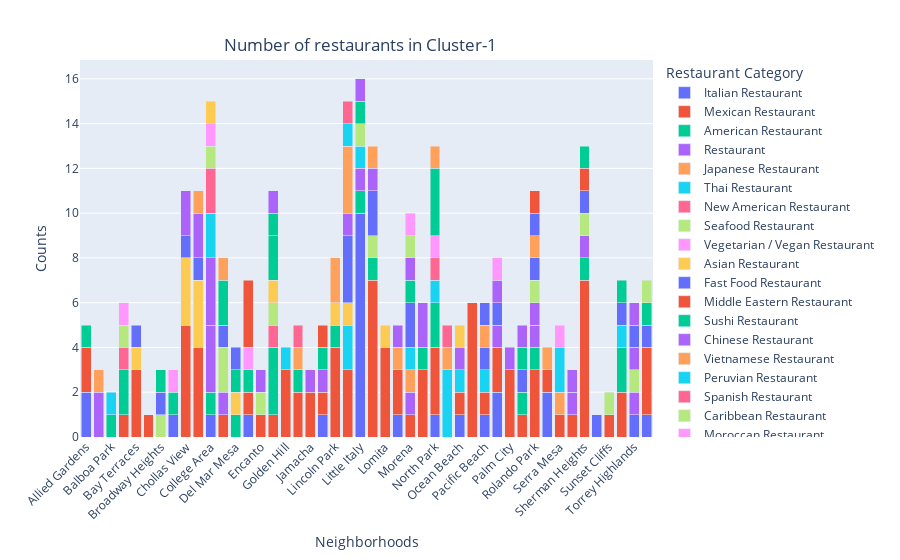

Here is the notebook cell this chart was saved with:
### Markdown cell above
Let's plot the number of restaurants in each neighborhood of Cluster-1

### Code cell
# plot a stack barchart to display the number of restaurants in Cluster-1 using Plotly visualization library
import plotly.express as px 

fig = px.bar(restaurants_cluster1, x="Neighborhoods", y="Counts", 
             color="Restaurant Category", hover_data=['Restaurant Category'], 
             barmode = 'stack') 

fig.update_layout(
    title={
        'text': "Number of restaurants in Cluster-1",
        'y':0.93,
        'x':0.4,
        'xanchor': 'center',
        'yanchor': 'top'},
    xaxis_tickangle=-45,
    xaxis={'categoryorder':'category ascending'})

# save figure
fig.write_image("../images/sd_cluster1_hoods_restaurants_fig14_a.png")
fig.show()
fig.show(renderer="png")

### Figure 1 — Plotly figure (JSON) as saved in the notebook; plotly's stock layout.template omitted (floating-point values rounded to 4 significant figures)
{"data": [{"alignmentgroup": "True", "customdata": [["Italian Restaurant"], ["Italian Restaurant"], ["Italian Restaurant"], ["Italian Restaurant"], ["Italian Restaurant"], ["Italian Restaurant"], ["Italian Restaurant"], ["Italian Restaurant"], ["Italian Restaurant"], ["Italian Restaurant"], ["Italian Restaurant"], ["Italian Restaurant"], ["Italian Restaurant"], ["Italian Restaurant"], ["Italian Restaurant"]], "hovertemplate": "Restaurant Category=%{customdata[0]}<br>Neighborhoods=%{x}<br>Counts=%{y}<extra></extra>", "legendgroup": "Italian Restaurant", "marker": {"color": "#636efa"}, "name": "Italian Restaurant", "offsetgroup": "Italian Restaurant", "orientation": "v", "showlegend": true, "textposition": "auto", "type": "bar", "x": ["Allied Gardens", "Carmel Valley", "College Area", "Downtown", "Kensington", "Little Italy", "Memorial", "North Park", "Ocean Beach", "Pacific Beach", "Pacific Highlands Ranch", "Scripps Ranch", "South Park", "Torrey Highlands", "University City"], "xaxis": "x", "y": [2, 1, 1, 1, 1, 10, 1, 1, 1, 1, 2, 2, 1, 1, 1], "yaxis": "y"}, {"alignmentgroup": "True", "customdata": [["Mexican Restaurant"], ["Mexican Restaurant"], ["Mexican Restaurant"], ["Mexican Restaurant"], ["Mexican Restaurant"], ["Mexican Restaurant"], ["Mexican Restaurant"], ["Mexican Restaurant"], ["Mexican Restaurant"], ["Mexican Restaurant"], ["Mexican Restaurant"], ["Mexican Restaurant"], ["Mexican Restaurant"], ["Mexican Restaurant"], ["Mexican Restaurant"], ["Mexican Restaurant"], ["Mexican Restaurant"], ["Mexican Restaurant"], ["Mexican Restaurant"], ["Mexican Restaurant"], ["Mexican Restaurant"], ["Mexican Restaurant"], ["Mexican Restaurant"], ["Mexican Restaurant"], ["Mexican Restaurant"], ["Mexican Restaurant"], ["Mexican Restaurant"], ["Mexican Restaurant"], ["Mexican Restaurant"], ["Mexican Restaurant"], ["Mexican Restaurant"], ["Mexican Restaurant"], ["Mexican Restaurant"], ["Mexican Restaurant"], ["Mexican Restaurant"]], "hovertemplate": "Restaurant Category=%{customdata[0]}<br>Neighborhoods=%{x}<br>Counts=%{y}<extra></extra>", "legendgroup": "Mexican Restaurant", "marker": {"color": "#EF553B"}, "name": "Mexican Restaurant", "offsetgroup": "Mexican Restaurant", "orientation": "v", "showlegend": true, "textposition": "auto", "type": "bar", "x": ["Allied Gardens", "Bay Park", "Bay Terraces", "Chollas View", "City Heights", "Del Mar Heights", "Downtown", "Encanto", "Gaslamp Quarter", "Golden Hill", "Islenair", "Jamacha", "Kensington", "Lincoln Park", "Linda Vista", "Logan Heights", "Lomita", "Memorial", "Morena", "Normal Heights", "North Park", "Ocean Beach", "Old Town", "Pacific Beach", "Pacific Highlands Ranch", "Palm City", "Rancho Peasquitos", "Rolando Park", "Scripps Ranch", "Serra Mesa", "Shelltown", "Sherman Heights", "Sunset Cliffs", "Tierrasanta", "University City"], "xaxis": "x", "y": [2, 1, 3, 5, 4, 1, 1, 1, 1, 3, 2, 2, 1, 4, 3, 7, 4, 2, 1, 3, 3, 1, 6, 1, 2, 3, 1, 3, 1, 1, 1, 7, 1, 2, 3], "yaxis": "y"}, {"alignmentgroup": "True", "customdata": [["American Restaurant"], ["American Restaurant"], ["American Restaurant"], ["American Restaurant"], ["American Restaurant"], ["American Restaurant"], ["American Restaurant"], ["American Restaurant"], ["American Restaurant"], ["American Restaurant"], ["American Restaurant"], ["American Restaurant"], ["American Restaurant"], ["American Restaurant"], ["American Restaurant"], ["American Restaurant"], ["American Restaurant"], ["American Restaurant"]], "hovertemplate": "Restaurant Category=%{customdata[0]}<br>Neighborhoods=%{x}<br>Counts=%{y}<extra></extra>", "legendgroup": "American Restaurant", "marker": {"color": "#00cc96"}, "name": "American Restaurant", "offsetgroup": "American Restaurant", "orientation": "v", "showlegend": true, "textposition": "auto", "type": "bar", "x": ["Allied Gardens", "Balboa Park", "Bay Park", "Carmel Valley", "College Area", "Del Mar Mesa", "Downtown", "Gaslamp Quarter", "Islenair", "Lincoln Park", "Little Italy", "Logan Heights", "Normal Heights", "North Park", "Rancho Peasquitos", "Rolando Park", "Sherman Heights", "Tierrasanta"], "xaxis": "x", "y": [1, 1, 2, 1, 1, 1, 1, 3, 1, 1, 1, 1, 1, 2, 1, 1, 1, 2], "yaxis": "y"}, {"alignmentgroup": "True", "customdata": [["Restaurant"], ["Restaurant"], ["Restaurant"], ["Restaurant"], ["Restaurant"], ["Restaurant"], ["Restaurant"], ["Restaurant"], ["Restaurant"], ["Restaurant"], ["Restaurant"], ["Restaurant"]], "hovertemplate": "Restaurant Category=%{customdata[0]}<br>Neighborhoods=%{x}<br>Counts=%{y}<extra></extra>", "legendgroup": "Restaurant", "marker": {"color": "#ab63fa"}, "name": "Restaurant", "offsetgroup": "Restaurant", "orientation": "v", "showlegend": true, "textposition": "auto", "type": "bar", "x": ["Alta Vista", "College Area", "Del Mar Heights", "Kensington", "Little Italy", "Morena", "Normal Heights", "Pacific Highlands Ranch", "Rolando Park", "Shelltown", "Sherman Heights", "Torrey Highlands"], "xaxis": "x", "y": [2, 3, 1, 1, 1, 1, 2, 1, 1, 1, 1, 1], "yaxis": "y"}, {"alignmentgroup": "True", "customdata": [["Japanese Restaurant"], ["Japanese Restaurant"], ["Japanese Restaurant"], ["Japanese Restaurant"], ["Japanese Restaurant"]], "hovertemplate": "Restaurant Category=%{customdata[0]}<br>Neighborhoods=%{x}<br>Counts=%{y}<extra></extra>", "legendgroup": "Japanese Restaurant", "marker": {"color": "#FFA15A"}, "name": "Japanese Restaurant", "offsetgroup": "Japanese Restaurant", "orientation": "v", "showlegend": true, "textposition": "auto", "type": "bar", "x": ["Alta Vista", "Islenair", "Memorial", "Morena", "Serra Mesa"], "xaxis": "x", "y": [1, 1, 1, 1, 1], "yaxis": "y"}, {"alignmentgroup": "True", "customdata": [["Thai Restaurant"], ["Thai Restaurant"], ["Thai Restaurant"], ["Thai Restaurant"], ["Thai Restaurant"], ["Thai Restaurant"], ["Thai Restaurant"], ["Thai Restaurant"], ["Thai Restaurant"], ["Thai Restaurant"], ["Thai Restaurant"]], "hovertemplate": "Restaurant Category=%{customdata[0]}<br>Neighborhoods=%{x}<br>Counts=%{y}<extra></extra>", "legendgroup": "Thai Restaurant", "marker": {"color": "#19d3f3"}, "name": "Thai Restaurant", "offsetgroup": "Thai Restaurant", "orientation": "v", "showlegend": true, "textposition": "auto", "type": "bar", "x": ["Balboa Park", "Golden Hill", "Linda Vista", "Little Italy", "Morena", "North Park", "Oak Park", "Ocean Beach", "Pacific Beach", "Serra Mesa", "Tierrasanta"], "xaxis": "x", "y": [1, 1, 2, 1, 1, 1, 3, 1, 1, 2, 1], "yaxis": "y"}, {"alignmentgroup": "True", "customdata": [["New American Restaurant"], ["New American Restaurant"], ["New American Restaurant"], ["New American Restaurant"]], "hovertemplate": "Restaurant Category=%{customdata[0]}<br>Neighborhoods=%{x}<br>Counts=%{y}<extra></extra>", "legendgroup": "New American Restaurant", "marker": {"color": "#FF6692"}, "name": "New American Restaurant", "offsetgroup": "New American Restaurant", "orientation": "v", "showlegend": true, "textposition": "auto", "type": "bar", "x": ["Bay Park", "Gaslamp Quarter", "Islenair", "North Park"], "xaxis": "x", "y": [1, 1, 1, 1], "yaxis": "y"}, {"alignmentgroup": "True", "customdata": [["Seafood Restaurant"], ["Seafood Restaurant"], ["Seafood Restaurant"], ["Seafood Restaurant"], ["Seafood Restaurant"], ["Seafood Restaurant"], ["Seafood Restaurant"], ["Seafood Restaurant"], ["Seafood Restaurant"], ["Seafood Restaurant"]], "hovertemplate": "Restaurant Category=%{customdata[0]}<br>Neighborhoods=%{x}<br>Counts=%{y}<extra></extra>", "legendgroup": "Seafood Restaurant", "marker": {"color": "#B6E880"}, "name": "Seafood Restaurant", "offsetgroup": "Seafood Restaurant", "orientation": "v", "showlegend": true, "textposition": "auto", "type": "bar", "x": ["Bay Park", "Broadway Heights", "Del Mar Heights", "Encanto", "Gaslamp Quarter", "Little Italy", "Logan Heights", "Sherman Heights", "Sunset Cliffs", "Torrey Highlands"], "xaxis": "x", "y": [1, 1, 2, 1, 1, 1, 1, 1, 1, 1], "yaxis": "y"}, {"alignmentgroup": "True", "customdata": [["Vegetarian / Vegan Restaurant"], ["Vegetarian / Vegan Restaurant"], ["Vegetarian / Vegan Restaurant"], ["Vegetarian / Vegan Restaurant"], ["Vegetarian / Vegan Restaurant"]], "hovertemplate": "Restaurant Category=%{customdata[0]}<br>Neighborhoods=%{x}<br>Counts=%{y}<extra></extra>", "legendgroup": "Vegetarian / Vegan Restaurant", "marker": {"color": "#FF97FF"}, "name": "Vegetarian / Vegan Restaurant", "offsetgroup": "Vegetarian / Vegan Restaurant", "orientation": "v", "showlegend": true, "textposition": "auto", "type": "bar", "x": ["Bay Park", "Carmel Valley", "Downtown", "North Park", "Serra Mesa"], "xaxis": "x", "y": [1, 1, 1, 1, 1], "yaxis": "y"}, {"alignmentgroup": "True", "customdata": [["Asian Restaurant"], ["Asian Restaurant"], ["Asian Restaurant"], ["Asian Restaurant"], ["Asian Restaurant"], ["Asian Restaurant"], ["Asian Restaurant"], ["Asian Restaurant"]], "hovertemplate": "Restaurant Category=%{customdata[0]}<br>Neighborhoods=%{x}<br>Counts=%{y}<extra></extra>", "legendgroup": "Asian Restaurant", "marker": {"color": "#FECB52"}, "name": "Asian Restaurant", "offsetgroup": "Asian Restaurant", "orientation": "v", "showlegend": true, "textposition": "auto", "type": "bar", "x": ["Bay Terraces", "Chollas View", "City Heights", "Del Mar Mesa", "Gaslamp Quarter", "Lincoln Park", "Linda Vista", "Lomita"], "xaxis": "x", "y": [1, 3, 3, 1, 1, 1, 1, 1], "yaxis": "y"}, {"alignmentgroup": "True", "customdata": [["Fast Food Restaurant"], ["Fast Food Restaurant"], ["Fast Food Restaurant"], ["Fast Food Restaurant"], ["Fast Food Restaurant"], ["Fast Food Restaurant"], ["Fast Food Restaurant"], ["Fast Food Restaurant"], ["Fast Food Restaurant"], ["Fast Food Restaurant"], ["Fast Food Restaurant"], ["Fast Food Restaurant"], ["Fast Food Restaurant"], ["Fast Food Restaurant"]], "hovertemplate": "Restaurant Category=%{customdata[0]}<br>Neighborhoods=%{x}<br>Counts=%{y}<extra></extra>", "legendgroup": "Fast Food Restaurant", "marker": {"color": "#636efa"}, "name": "Fast Food Restaurant", "offsetgroup": "Fast Food Restaurant", "orientation": "v", "showlegend": true, "textposition": "auto", "type": "bar", "x": ["Bay Terraces", "Broadway Heights", "Chollas View", "City Heights", "Del Mar Heights", "Linda Vista", "Logan Heights", "Morena", "Pacific Beach", "Pacific Highlands Ranch", "Rancho Peasquitos", "Sherman Heights", "Tierrasanta", "University City"], "xaxis": "x", "y": [1, 1, 1, 1, 1, 3, 2, 2, 1, 1, 1, 1, 1, 1], "yaxis": "y"}, {"alignmentgroup": "True", "customdata": [["Middle Eastern Restaurant"], ["Middle Eastern Restaurant"]], "hovertemplate": "Restaurant Category=%{customdata[0]}<br>Neighborhoods=%{x}<br>Counts=%{y}<extra></extra>", "legendgroup": "Middle Eastern Restaurant", "marker": {"color": "#EF553B"}, "name": "Middle Eastern Restaurant", "offsetgroup": "Middle Eastern Restaurant", "orientation": "v", "showlegend": true, "textposition": "auto", "type": "bar", "x": ["Black Mountain Ranch", "Sherman Heights"], "xaxis": "x", "y": [1, 1], "yaxis": "y"}, {"alignmentgroup": "True", "customdata": [["Sushi Restaurant"], ["Sushi Restaurant"], ["Sushi Restaurant"], ["Sushi Restaurant"], ["Sushi Restaurant"], ["Sushi Restaurant"], ["Sushi Restaurant"], ["Sushi Restaurant"], ["Sushi Restaurant"], ["Sushi Restaurant"], ["Sushi Restaurant"]], "hovertemplate": "Restaurant Category=%{customdata[0]}<br>Neighborhoods=%{x}<br>Counts=%{y}<extra></extra>", "legendgroup": "Sushi Restaurant", "marker": {"color": "#00cc96"}, "name": "Sushi Restaurant", "offsetgroup": "Sushi Restaurant", "orientation": "v", "showlegend": true, "textposition": "auto", "type": "bar", "x": ["Broadway Heights", "Del Mar Heights", "Del Mar Mesa", "Gaslamp Quarter", "Kensington", "Little Italy", "Morena", "North Park", "Rancho Peasquitos", "Tierrasanta", "University City"], "xaxis": "x", "y": [1, 2, 1, 2, 1, 1, 1, 3, 1, 1, 1], "yaxis": "y"}, {"alignmentgroup": "True", "customdata": [["Chinese Restaurant"], ["Chinese Restaurant"], ["Chinese Restaurant"], ["Chinese Restaurant"], ["Chinese Restaurant"], ["Chinese Restaurant"], ["Chinese Restaurant"], ["Chinese Restaurant"], ["Chinese Restaurant"], ["Chinese Restaurant"], ["Chinese Restaurant"], ["Chinese Restaurant"], ["Chinese Restaurant"]], "hovertemplate": "Restaurant Category=%{customdata[0]}<br>Neighborhoods=%{x}<br>Counts=%{y}<extra></extra>", "legendgroup": "Chinese Restaurant", "marker": {"color": "#ab63fa"}, "name": "Chinese Restaurant", "offsetgroup": "Chinese Restaurant", "orientation": "v", "showlegend": true, "textposition": "auto", "type": "bar", "x": ["Chollas View", "City Heights", "College Area", "Encanto", "Jamacha", "Linda Vista", "Little Italy", "Logan Heights", "Memorial", "Palm City", "Rancho Peasquitos", "Rolando Park", "Torrey Highlands"], "xaxis": "x", "y": [2, 2, 3, 1, 1, 1, 1, 1, 1, 1, 1, 1, 1], "yaxis": "y"}, {"alignmentgroup": "True", "customdata": [["Vietnamese Restaurant"], ["Vietnamese Restaurant"], ["Vietnamese Restaurant"], ["Vietnamese Restaurant"], ["Vietnamese Restaurant"], ["Vietnamese Restaurant"]], "hovertemplate": "Restaurant Category=%{customdata[0]}<br>Neighborhoods=%{x}<br>Counts=%{y}<extra></extra>", "legendgroup": "Vietnamese Restaurant", "marker": {"color": "#FFA15A"}, "name": "Vietnamese Restaurant", "offsetgroup": "Vietnamese Restaurant", "orientation": "v", "showlegend": true, "textposition": "auto", "type": "bar", "x": ["City Heights", "Del Mar Heights", "Linda Vista", "North Park", "Pacific Beach", "Scripps Ranch"], "xaxis": "x", "y": [1, 1, 3, 1, 1, 1], "yaxis": "y"}, {"alignmentgroup": "True", "customdata": [["Peruvian Restaurant"]], "hovertemplate": "Restaurant Category=%{customdata[0]}<br>Neighborhoods=%{x}<br>Counts=%{y}<extra></extra>", "legendgroup": "Peruvian Restaurant", "marker": {"color": "#19d3f3"}, "name": "Peruvian Restaurant", "offsetgroup": "Peruvian Restaurant", "orientation": "v", "showlegend": true, "textposition": "auto", "type": "bar", "x": ["College Area"], "xaxis": "x", "y": [2], "yaxis": "y"}, {"alignmentgroup": "True", "customdata": [["Spanish Restaurant"]], "hovertemplate": "Restaurant Category=%{customdata[0]}<br>Neighborhoods=%{x}<br>Counts=%{y}<extra></extra>", "legendgroup": "Spanish Restaurant", "marker": {"color": "#FF6692"}, "name": "Spanish Restaurant", "offsetgroup": "Spanish Restaurant", "orientation": "v", "showlegend": true, "textposition": "auto", "type": "bar", "x": ["College Area"], "xaxis": "x", "y": [2], "yaxis": "y"}, {"alignmentgroup": "True", "customdata": [["Caribbean Restaurant"], ["Caribbean Restaurant"], ["Caribbean Restaurant"]], "hovertemplate": "Restaurant Category=%{customdata[0]}<br>Neighborhoods=%{x}<br>Counts=%{y}<extra></extra>", "legendgroup": "Caribbean Restaurant", "marker": {"color": "#B6E880"}, "name": "Caribbean Restaurant", "offsetgroup": "Caribbean Restaurant", "orientation": "v", "showlegend": true, "textposition": "auto", "type": "bar", "x": ["College Area", "Rolando Park", "University City"], "xaxis": "x", "y": [1, 1, 1], "yaxis": "y"}, {"alignmentgroup": "True", "customdata": [["Moroccan Restaurant"]], "hovertemplate": "Restaurant Category=%{customdata[0]}<br>Neighborhoods=%{x}<br>Counts=%{y}<extra></extra>", "legendgroup": "Moroccan Restaurant", "marker": {"color": "#FF97FF"}, "name": "Moroccan Restaurant", "offsetgroup": "Moroccan Restaurant", "orientation": "v", "showlegend": true, "textposition": "auto", "type": "bar", "x": ["College Area"], "xaxis": "x", "y": [1], "yaxis": "y"}, {"alignmentgroup": "True", "customdata": [["Szechuan Restaurant"]], "hovertemplate": "Restaurant Category=%{customdata[0]}<br>Neighborhoods=%{x}<br>Counts=%{y}<extra></extra>", "legendgroup": "Szechuan Restaurant", "marker": {"color": "#FECB52"}, "name": "Szechuan Restaurant", "offsetgroup": "Szechuan Restaurant", "orientation": "v", "showlegend": true, "textposition": "auto", "type": "bar", "x": ["College Area"], "xaxis": "x", "y": [1], "yaxis": "y"}, {"alignmentgroup": "True", "customdata": [["African Restaurant"], ["African Restaurant"], ["African Restaurant"], ["African Restaurant"]], "hovertemplate": "Restaurant Category=%{customdata[0]}<br>Neighborhoods=%{x}<br>Counts=%{y}<extra></extra>", "legendgroup": "African Restaurant", "marker": {"color": "#636efa"}, "name": "African Restaurant", "offsetgroup": "African Restaurant", "orientation": "v", "showlegend": true, "textposition": "auto", "type": "bar", "x": ["Del Mar Mesa", "Pacific Beach", "Rolando Park", "Torrey Highlands"], "xaxis": "x", "y": [1, 1, 1, 1], "yaxis": "y"}, {"alignmentgroup": "True", "customdata": [["French Restaurant"], ["French Restaurant"]], "hovertemplate": "Restaurant Category=%{customdata[0]}<br>Neighborhoods=%{x}<br>Counts=%{y}<extra></extra>", "legendgroup": "French Restaurant", "marker": {"color": "#EF553B"}, "name": "French Restaurant", "offsetgroup": "French Restaurant", "orientation": "v", "showlegend": true, "textposition": "auto", "type": "bar", "x": ["Downtown", "Kensington"], "xaxis": "x", "y": [3, 1], "yaxis": "y"}, {"alignmentgroup": "True", "customdata": [["Cuban Restaurant"]], "hovertemplate": "Restaurant Category=%{customdata[0]}<br>Neighborhoods=%{x}<br>Counts=%{y}<extra></extra>", "legendgroup": "Cuban Restaurant", "marker": {"color": "#00cc96"}, "name": "Cuban Restaurant", "offsetgroup": "Cuban Restaurant", "orientation": "v", "showlegend": true, "textposition": "auto", "type": "bar", "x": ["Gaslamp Quarter"], "xaxis": "x", "y": [1], "yaxis": "y"}, {"alignmentgroup": "True", "customdata": [["Mediterranean Restaurant"], ["Mediterranean Restaurant"], ["Mediterranean Restaurant"], ["Mediterranean Restaurant"], ["Mediterranean Restaurant"], ["Mediterranean Restaurant"]], "hovertemplate": "Restaurant Category=%{customdata[0]}<br>Neighborhoods=%{x}<br>Counts=%{y}<extra></extra>", "legendgroup": "Mediterranean Restaurant", "marker": {"color": "#ab63fa"}, "name": "Mediterranean Restaurant", "offsetgroup": "Mediterranean Restaurant", "orientation": "v", "showlegend": true, "textposition": "auto", "type": "bar", "x": ["Gaslamp Quarter", "Morena", "Ocean Beach", "Pacific Highlands Ranch", "Shelltown", "Torrey Highlands"], "xaxis": "x", "y": [1, 1, 1, 1, 1, 1], "yaxis": "y"}, {"alignmentgroup": "True", "customdata": [["Southern / Soul Food Restaurant"], ["Southern / Soul Food Restaurant"], ["Southern / Soul Food Restaurant"], ["Southern / Soul Food Restaurant"]], "hovertemplate": "Restaurant Category=%{customdata[0]}<br>Neighborhoods=%{x}<br>Counts=%{y}<extra></extra>", "legendgroup": "Southern / Soul Food Restaurant", "marker": {"color": "#FFA15A"}, "name": "Southern / Soul Food Restaurant", "offsetgroup": "Southern / Soul Food Restaurant", "orientation": "v", "showlegend": true, "textposition": "auto", "type": "bar", "x": ["Lincoln Park", "Logan Heights", "Oak Park", "Rolando Park"], "xaxis": "x", "y": [2, 1, 1, 1], "yaxis": "y"}, {"alignmentgroup": "True", "customdata": [["Dim Sum Restaurant"]], "hovertemplate": "Restaurant Category=%{customdata[0]}<br>Neighborhoods=%{x}<br>Counts=%{y}<extra></extra>", "legendgroup": "Dim Sum Restaurant", "marker": {"color": "#19d3f3"}, "name": "Dim Sum Restaurant", "offsetgroup": "Dim Sum Restaurant", "orientation": "v", "showlegend": true, "textposition": "auto", "type": "bar", "x": ["Linda Vista"], "xaxis": "x", "y": [1], "yaxis": "y"}, {"alignmentgroup": "True", "customdata": [["Filipino Restaurant"], ["Filipino Restaurant"]], "hovertemplate": "Restaurant Category=%{customdata[0]}<br>Neighborhoods=%{x}<br>Counts=%{y}<extra></extra>", "legendgroup": "Filipino Restaurant", "marker": {"color": "#FF6692"}, "name": "Filipino Restaurant", "offsetgroup": "Filipino Restaurant", "orientation": "v", "showlegend": true, "textposition": "auto", "type": "bar", "x": ["Linda Vista", "Oak Park"], "xaxis": "x", "y": [1, 1], "yaxis": "y"}, {"alignmentgroup": "True", "customdata": [["Hawaiian Restaurant"]], "hovertemplate": "Restaurant Category=%{customdata[0]}<br>Neighborhoods=%{x}<br>Counts=%{y}<extra></extra>", "legendgroup": "Hawaiian Restaurant", "marker": {"color": "#B6E880"}, "name": "Hawaiian Restaurant", "offsetgroup": "Hawaiian Restaurant", "orientation": "v", "showlegend": true, "textposition": "auto", "type": "bar", "x": ["Morena"], "xaxis": "x", "y": [1], "yaxis": "y"}, {"alignmentgroup": "True", "customdata": [["Ramen Restaurant"], ["Ramen Restaurant"]], "hovertemplate": "Restaurant Category=%{customdata[0]}<br>Neighborhoods=%{x}<br>Counts=%{y}<extra></extra>", "legendgroup": "Ramen Restaurant", "marker": {"color": "#FF97FF"}, "name": "Ramen Restaurant", "offsetgroup": "Ramen Restaurant", "orientation": "v", "showlegend": true, "textposition": "auto", "type": "bar", "x": ["Morena", "Pacific Highlands Ranch"], "xaxis": "x", "y": [1, 1], "yaxis": "y"}, {"alignmentgroup": "True", "customdata": [["Portuguese Restaurant"]], "hovertemplate": "Restaurant Category=%{customdata[0]}<br>Neighborhoods=%{x}<br>Counts=%{y}<extra></extra>", "legendgroup": "Portuguese Restaurant", "marker": {"color": "#FECB52"}, "name": "Portuguese Restaurant", "offsetgroup": "Portuguese Restaurant", "orientation": "v", "showlegend": true, "textposition": "auto", "type": "bar", "x": ["Ocean Beach"], "xaxis": "x", "y": [1], "yaxis": "y"}, {"alignmentgroup": "True", "customdata": [["Cajun / Creole Restaurant"]], "hovertemplate": "Restaurant Category=%{customdata[0]}<br>Neighborhoods=%{x}<br>Counts=%{y}<extra></extra>", "legendgroup": "Cajun / Creole Restaurant", "marker": {"color": "#636efa"}, "name": "Cajun / Creole Restaurant", "offsetgroup": "Cajun / Creole Restaurant", "orientation": "v", "showlegend": true, "textposition": "auto", "type": "bar", "x": ["Rolando Park"], "xaxis": "x", "y": [1], "yaxis": "y"}, {"alignmentgroup": "True", "customdata": [["Ethiopian Restaurant"]], "hovertemplate": "Restaurant Category=%{customdata[0]}<br>Neighborhoods=%{x}<br>Counts=%{y}<extra></extra>", "legendgroup": "Ethiopian Restaurant", "marker": {"color": "#EF553B"}, "name": "Ethiopian Restaurant", "offsetgroup": "Ethiopian Restaurant", "orientation": "v", "showlegend": true, "textposition": "auto", "type": "bar", "x": ["Rolando Park"], "xaxis": "x", "y": [1], "yaxis": "y"}, {"alignmentgroup": "True", "customdata": [["Comfort Food Restaurant"]], "hovertemplate": "Restaurant Category=%{customdata[0]}<br>Neighborhoods=%{x}<br>Counts=%{y}<extra></extra>", "legendgroup": "Comfort Food Restaurant", "marker": {"color": "#00cc96"}, "name": "Comfort Food Restaurant", "offsetgroup": "Comfort Food Restaurant", "orientation": "v", "showlegend": true, "textposition": "auto", "type": "bar", "x": ["Sherman Heights"], "xaxis": "x", "y": [1], "yaxis": "y"}], "layout": {"barmode": "stack", "legend": {"title": {"text": "Restaurant Category"}, "tracegroupgap": 0}, "margin": {"t": 60}, "title": {"text": "Number of restaurants in Cluster-1", "x": 0.4, "xanchor": "center", "y": 0.93, "yanchor": "top"}, "xaxis": {"anchor": "y", "categoryorder": "category ascending", "domain": [0, 1], "tickangle": -45, "title": {"text": "Neighborhoods"}}, "yaxis": {"anchor": "x", "domain": [0, 1], "title": {"text": "Counts"}}}}
